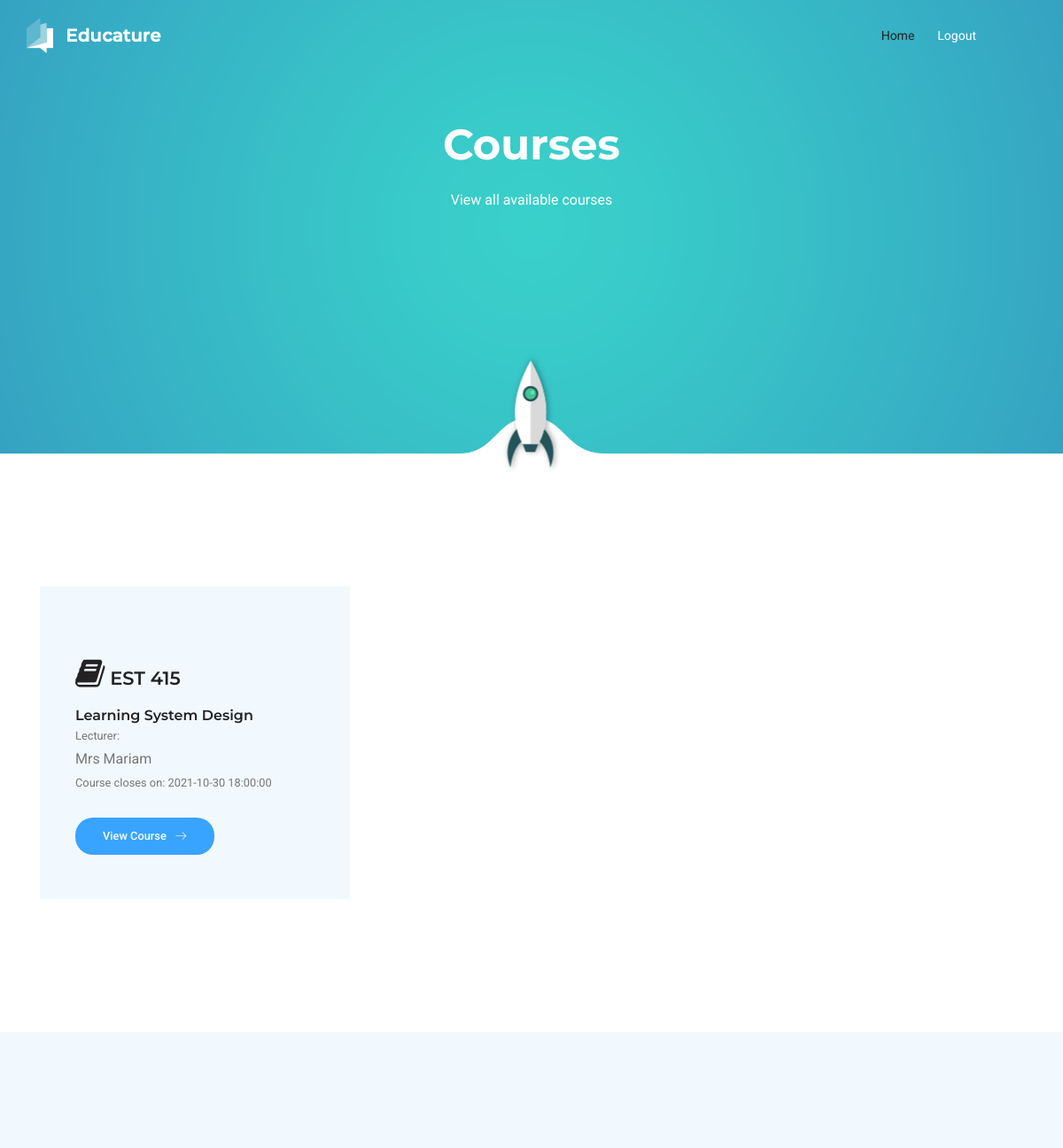
The app's page /course/ (signed in, upper part), older data.
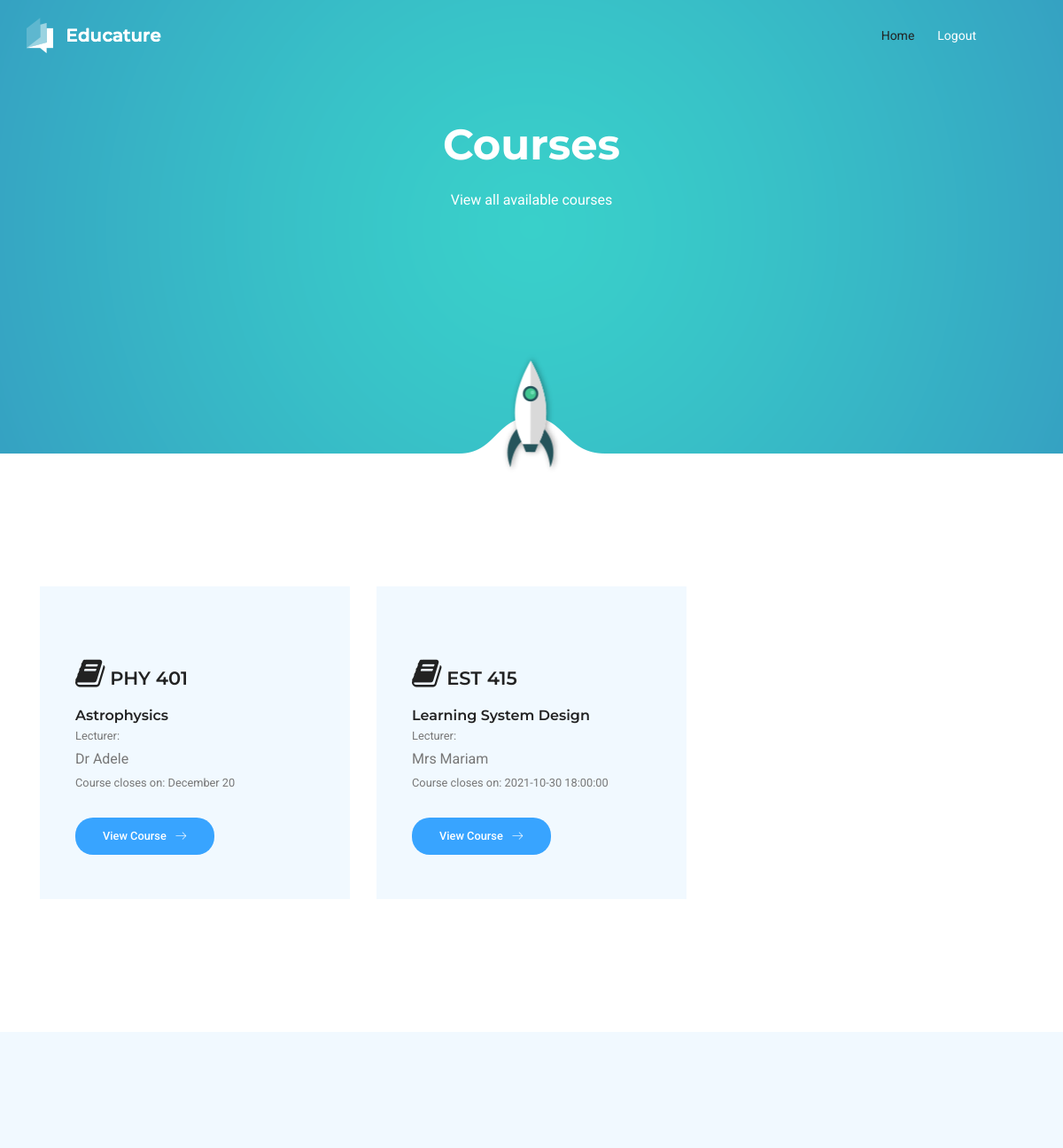
The same page, newer data.
### core/models.py (models this page shows, shortened)
class Course(models.Model):
    user = models.ForeignKey(User, on_delete=models.CASCADE)
    course_title = models.CharField(max_length=100)
    course_code = models.CharField(max_length=8)
    lecturer_name = models.CharField(max_length=50)
    course_description = models.TextField()
    created_at = models.DateField(default=timezone.now)
    end_date = models.CharField(max_length=15, null=True)

### core/views.py (the view)
# urls.py: path('course/', CourseView.as_view(), name='course'),
class CourseView(ListView):
    model = Course
    template_name = 'core/lecturer/courses.html'
    context_object_name = 'courses'
    @method_decorator(login_required(login_url=reverse_lazy('accounts:login')))
    def dispatch(self, request, *args, **kwargs):
        return super().dispatch(self.request, *args, **kwargs)
    def get_queryset(self):
        return self.model.objects.all().order_by('-id')  # filter(user_id=self.request.user.id).order_by('-id')

### core/templates/core/lecturer/courses.html (shortened to what this page needs)
{% extends 'core/base.html' %}
{% load static %}
{% block content %}
<section class="banner-area relative">
    <div class="container">
        <div class="row d-flex align-items-center justify-content-center">
            <div class="about-content col-lg-12">
                <h1 class="text-white">
                    Courses
                </h1>
                <p>View all available courses</p>
            </div>
        </div>
    </div>
    <div class="rocket-img">
        <img src="{% static 'main/img/rocket.png' %}" alt="">
    </div>
</section>
<section class="feature-area">
    <div class="container">
        <div class="feature-inner row">
            {% for course in courses %}
            <div class="col-lg-4 col-md-6">
                <div class="feature-item">
                    <h4><i class="fa fa-book"></i> {{ course.course_code }}</h4>
                    <h5>{{ course.course_title }}</h5>
                    <div class="wow fadeIn" data-wow-duration="1s" data-wow-delay=".3s">
                        <small>Lecturer: </small><p>{{ course.lecturer_name }} </p>
                        <small> Course closes on: {{ course.end_date }} </small>
                    </div>
                    <br/>
                    <a href="{% url 'core:course-view' course.id %}" class="genric-btn info circle arrow">View Course<span class="lnr lnr-arrow-right"></span></a>
                </div>
            </div>
            {% endfor %}
        </div>
    </div>
</section>
<section class="courses-area section-gap">
</section>
{% endblock content %}

Row changes from the older to the newer data that the page shows:
added Course: course_code "PHY 401", course_title "Astrophysics", lecturer_name "Dr Adele", end_date "December 20"
